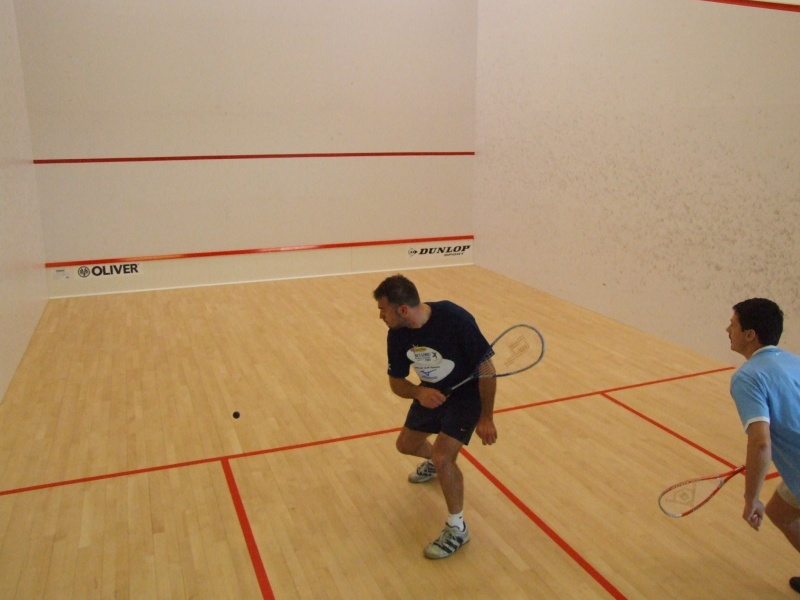
#> input picture learn_photos/test_sqush_photo.jpg, 800 x 600 px
$ python find_line_in_image.py
#> lines starting #> are read from the running program, lines starting #| are printed output that depends on the picture; after the words box and inside, x2 and y2 are one past the last pixel; in counts of white or black regions, pixels touching at a corner belong together
# Python program to illustrate HoughLine
# method for line detection
import cv2
import numpy as np

# Reading the required image in
# which operations are to be done.
# Make sure that the image is in the same
# directory in which this python program is
img = cv2.imread('../learn_photos/test_sqush_photo.jpg')
#> img is the input picture: shape (600, 800, 3); mean B, G, R 107.6, 144.9, 175.5

# Convert the img to grayscale
gray = cv2.cvtColor(img, cv2.COLOR_BGR2GRAY)
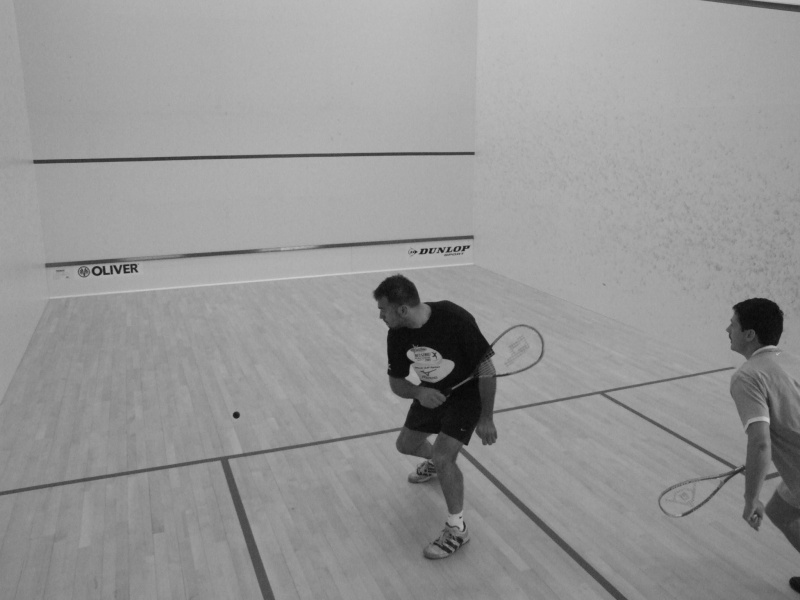
#> gray: shape (600, 800); min 6, max 205, mean 149.8
gray_blurred = cv2.blur(gray, (3, 3))

# Apply edge detection method on the image
edges = cv2.Canny(gray, 50, 150, apertureSize=3)
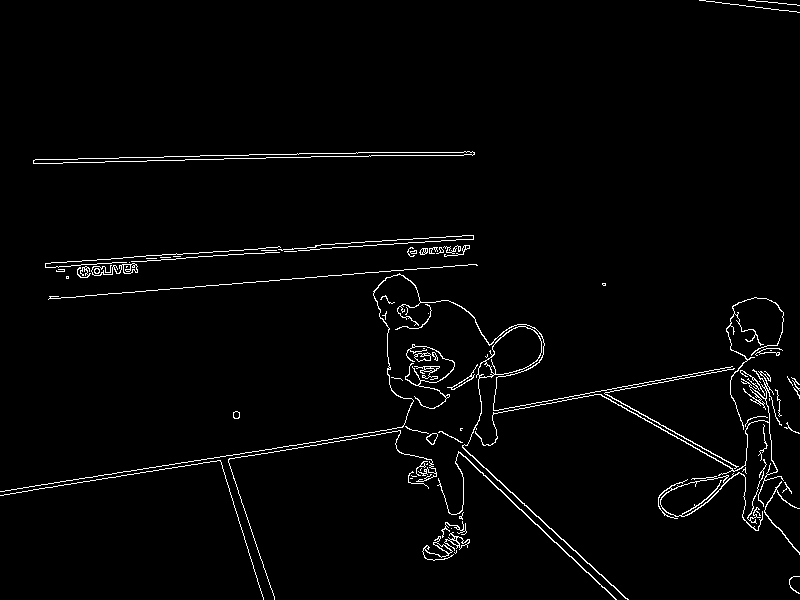
#> edges: shape (600, 800); 2.2% white in thin lines or dots

# This returns an array of r and theta values
lines = cv2.HoughLines(edges, 0.2, np.pi/180, 100)
#> lines = [[155, 1.57], [152, 1.57]]
# lines = cv2.HoughLinesP(edges, rho=1, theta=np.pi/180, threshold=200, minLineLength=100, maxLineGap=10)

# The below for loop runs till r and theta values
# are in the range of the 2d array
for r_theta in lines:
	arr = np.array(r_theta[0], dtype=np.float64)
	r, theta = arr
	# Stores the value of cos(theta) in a
	a = np.cos(theta)

	# Stores the value of sin(theta) in b
	b = np.sin(theta)

	# x0 stores the value rcos(theta)
	x0 = a*r

	# y0 stores the value rsin(theta)
	y0 = b*r

	# x1 stores the rounded off value of (rcos(theta)-1000sin(theta))
	x1 = int(x0 + 1000*(-b))

	# y1 stores the rounded off value of (rsin(theta)+1000cos(theta))
	y1 = int(y0 + 1000*(a))

	# x2 stores the rounded off value of (rcos(theta)+1000sin(theta))
	x2 = int(x0 - 1000*(-b))

	# y2 stores the rounded off value of (rsin(theta)-1000cos(theta))
	y2 = int(y0 - 1000*(a))

	# cv2.line draws a line in img from the point(x1,y1) to (x2,y2).
	# (0,0,255) denotes the colour of the line to be
	# drawn. In this case, it is red.
	cv2.line(img, (x1, y1), (x2, y2), (0, 0, 255), 2)
#> this loop made 2 passes
#> (r, theta, a, b, x0, y0, x1, y1) on passes 1 to 2: (155, 1.57, -4.37e-08, 1, -6.78e-06, 155, -1000, 154), (152, 1.57, -4.37e-08, 1, -6.64e-06, 152, -1000, 151)
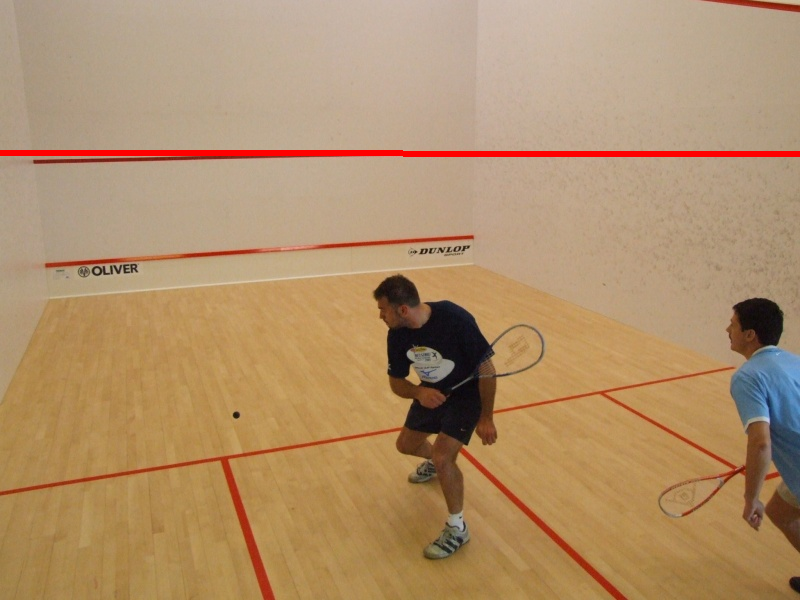
#> img: shape (600, 800, 3); 1% of pixels changed, all inside (x1, y1, x2, y2) = (0, 150, 800, 157)

# All the changes made in the input image are finally
# written on a new image houghlines.jpg
cv2.imshow('linesDetected.jpg', img)
cv2.waitKey(0)

$ run again, with learn_photos/test2.jpg copied over learn_photos/test_sqush_photo.jpg
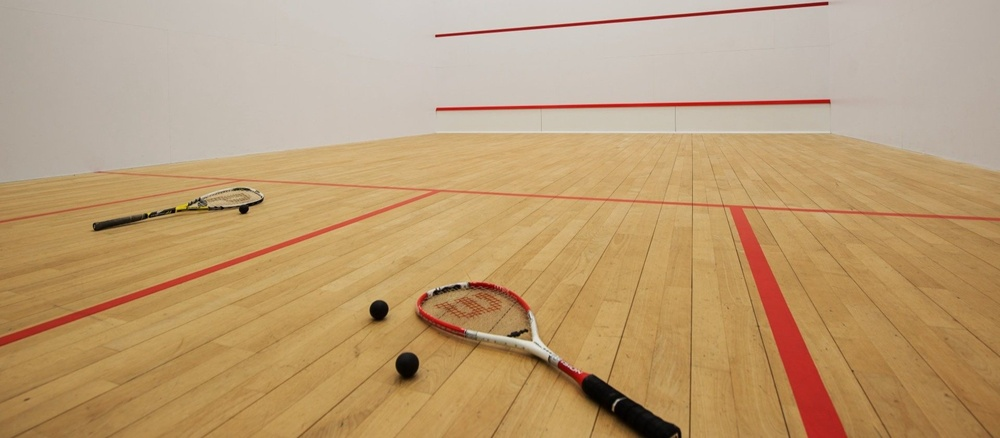
#> input picture learn_photos/test2.jpg, 1000 x 438 px, shrunk from 1920 x 841 before the run
#> img is the input picture: shape (438, 1000, 3); mean B, G, R 117.7, 157.1, 187.9
#> `edges = cv2.Canny(gray, 50, 150, apertureSize=3)`:
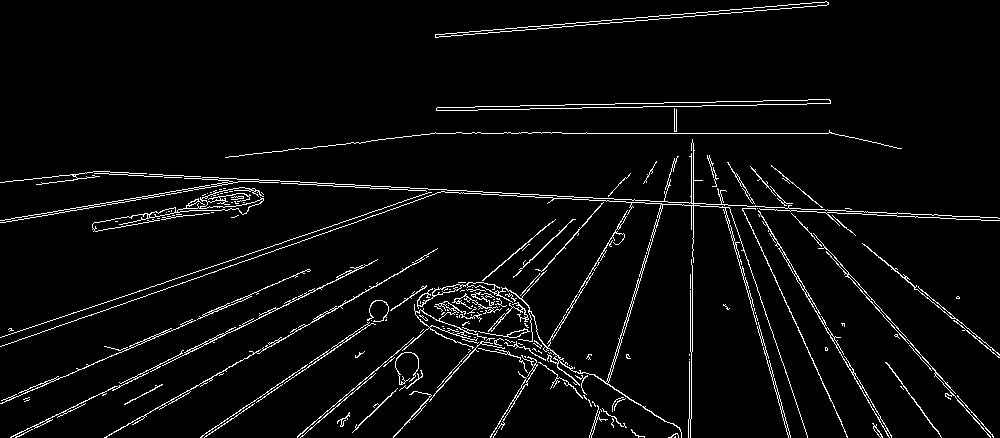
#> edges: shape (438, 1000); 4.1% white in thin lines or dots
#> lines = 14 rows, first 8: [133, 1.57], [165.8, 1.62], [691, 0], [168.2, 1.62], [210, 1.57], [693, 0], [216, 1.57], [692, 0]
#> the loop `for r_theta in lines:` made 14 passes
#> (r, theta, a, b, x0, y0, x1, y1) on passes 1 to 8: (133, 1.57, -4.37e-08, 1, -5.81e-06, 133, -1000, 132), (165.8, 1.62, -0.0523, 0.999, -8.68, 165.6, -1007, 113), (691, 0, 1, 0, 691, 0, 691, 1000), (168.2, 1.62, -0.0523, 0.999, -8.8, 168, -1007, 115), (210, 1.57, -4.37e-08, 1, -9.18e-06, 210, -1000, 209), (693, 0, 1, 0, 693, 0, 693, 1000), (216, 1.57, -4.37e-08, 1, -9.44e-06, 216, -1000, 215), (692, 0, 1, 0, 692, 0, 692, 1000)
#> after the loop `for r_theta in lines:`:
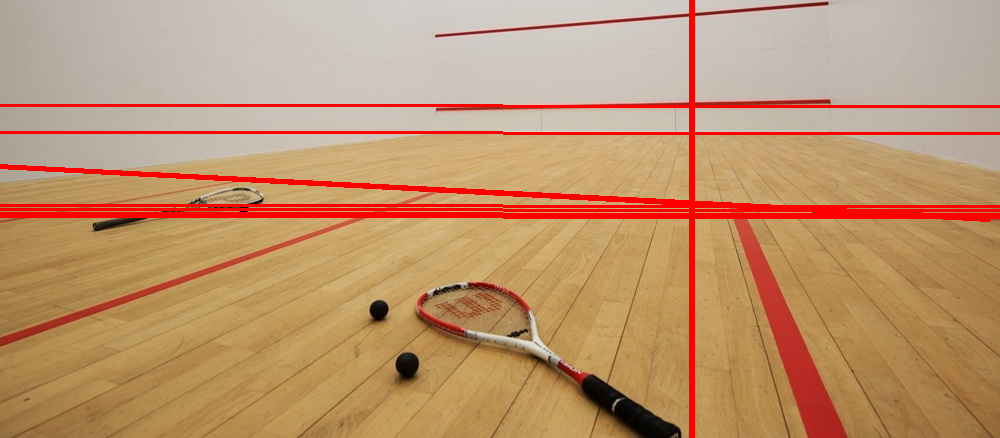
#> img: shape (438, 1000, 3); 5.64% of pixels changed, all inside (x1, y1, x2, y2) = (0, 0, 1000, 438)
